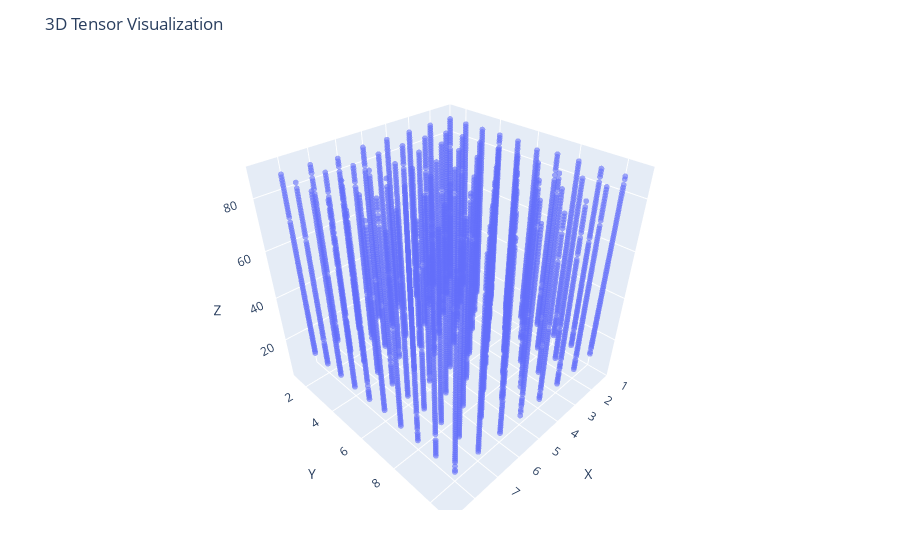

Notebook source saved alongside this figure:
### Code cell
plotTensor(T_tuck.tensor)

### Figure 1 — Plotly figure (JSON) as saved in the notebook; plotly's stock layout.template omitted (floating-point values rounded to 4 significant figures; data arrays with more than 128 entries replaced by an {"elided": "..."} marker saying what was removed)
{"data": [{"marker": {"opacity": 0.6, "size": 2}, "mode": "markers", "type": "scatter3d", "x": {"elided": "6182 int values"}, "y": {"elided": "6182 int values"}, "z": {"elided": "6182 int values"}}], "layout": {"margin": {"b": 50, "l": 50, "r": 50, "t": 60}, "scene": {"aspectmode": "cube", "xaxis": {"range": [1, 9], "title": "X"}, "yaxis": {"range": [1, 11], "title": "Y"}, "zaxis": {"range": [1, 91], "title": "Z"}}, "title": "3D Tensor Visualization"}}
